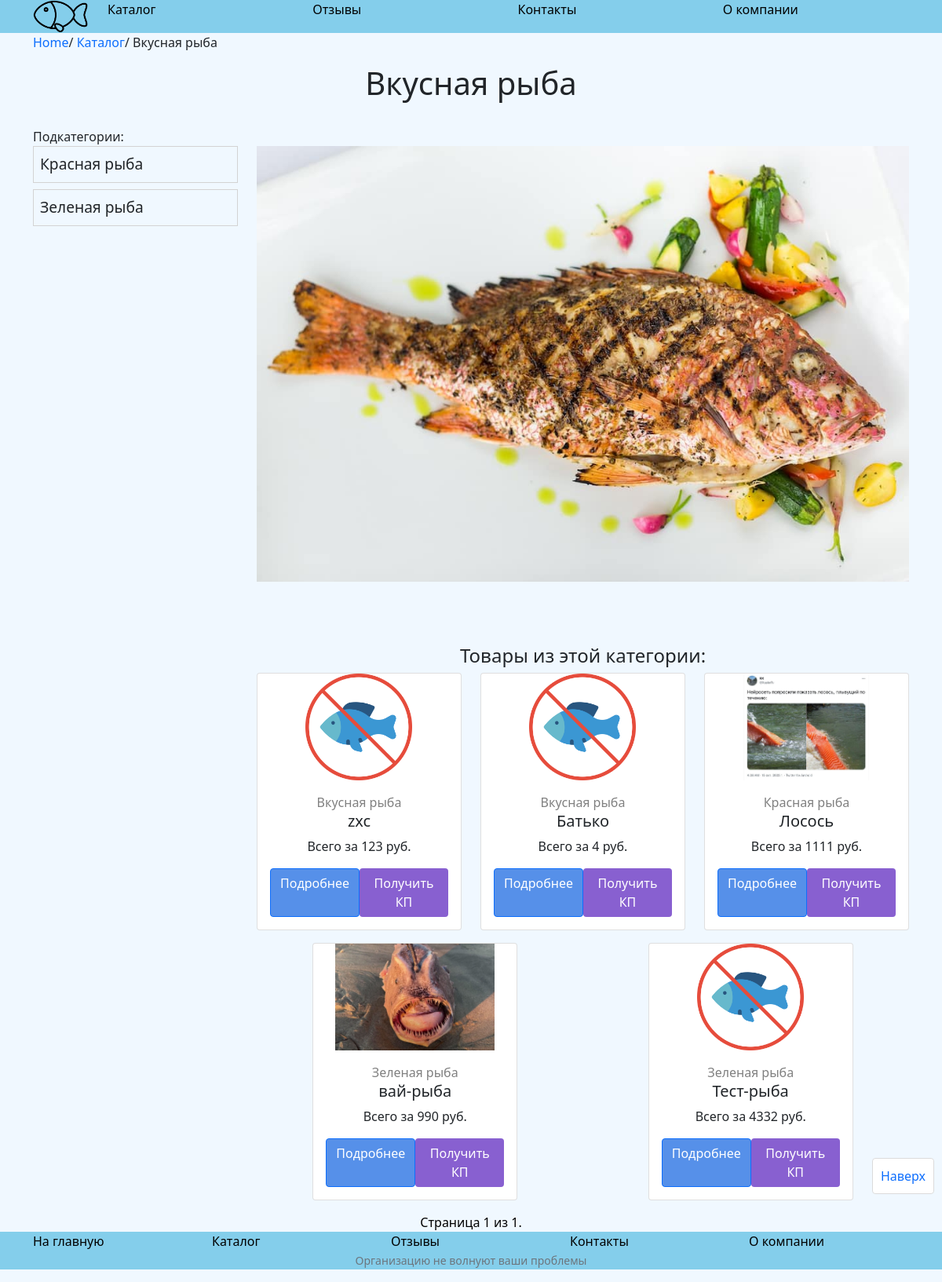
The page /catalog/vkusnaya-ryba on the database its author committed.
### catalog/models.py (models this page shows, shortened)
class Category(models.Model):
    name = models.CharField(max_length=255, help_text = "Название категории")
    slug = models.SlugField(null=False, unique=True)
    image = models.ImageField(upload_to = 'uploads/category/', null = True, blank = True,)
    parent = models.ForeignKey('self', related_name='children', on_delete=models.SET_NULL, blank=True, null=True)
    CreateDate = models.DateField(auto_now_add=True)
    UpdateDate = models.DateField(auto_now=True, null=True)
    def __str__(self):
        return self.name

class Fish(models.Model):
    name = models.CharField(max_length=255, help_text="Название рыбы")
    price = models.IntegerField(help_text="Стоимость рыбы")
    category = models.ForeignKey(Category, on_delete=models.DO_NOTHING)
    provider = models.ForeignKey(Provider, on_delete=models.DO_NOTHING, null=True)
    active = models.BooleanField(default=0)
    slug = models.SlugField(null=False, unique=True)
    image = models.ImageField(upload_to = 'uploads/%Y/%m/%d/', null = True, blank = True,)
    attributes = models.ManyToManyField(Attribute, through='FilterInfo', related_name='attributes')
    CreateDate = models.DateField(auto_now_add=True)
    UpdateDate = models.DateField(auto_now=True, null=True)
    class Meta:
        ordering = ['-UpdateDate']

### catalog/views.py (the view)
# urls.py: path('<slug:slug>', views.CategoryDetailView, name = 'category_detail'),
def CategoryDetailView (request,slug):
    if request.method == 'POST':
        form = CallbackForm(request.POST)
        if form.is_valid():
            a = Callback_request(
                name = form.cleaned_data["name"],
                phone = form.cleaned_data["phone"],
                email = form.cleaned_data["email"],
                text = form.cleaned_data["text"],
            )
            a.save()
            return HttpResponseRedirect('/nice/')
    else:
        form = CallbackForm()
    try:
        cat = Category.objects.get(slug=slug)
        children = Category.objects.filter(parent = cat.id)
        fishies = Fish.objects.filter(category = cat.id)
        for child in children:
            fishies |= Fish.objects.filter(category = child.id)
        paginator = Paginator(fishies,12)
        page_number = request.GET.get('page')
        page_obj = paginator.get_page(page_number)
    except Category.DoesNotExist:
        raise Http404()
    return render (request,'category_detail.html', {'cat':cat, 'fishies':page_obj, 'children':children, 'form':form})

### catalog/templates/category_detail.html (shortened to what this page needs)
{% extends "base.html" %}
{% block breadcrumbs %}
<ul class="breadcrumb">
  <div class="container">
    <div class="row">
      <div class="col"><a href="/">Home</a>/
        <a href="{% url 'catalog' %}">Каталог</a>/
        {{cat.name}}
      </div>
    </div>
  </div>
</ul>
{% endblock %}
{% block content %}
{% load static %}
<h1 style="margin-bottom: 2rem; text-align:center">{{ cat.name }}</h1>
<div class="section">
  <div class="container">
    <div class="row">
      {% if children %}
      <div>Подкатегории:</div>
      {% endif %}
      <div class="col-3">
        {% include "includes/category_list.html" with categories=children %}
      </div>
      <div class="col">
        {% if cat.image %}
        <div class="col cat_img"><img class="img-fluid" src="/{{ cat.image }}"></div>
        {% else %}
        <div class="col cat_img"><img class="img-fluid" src="{% static 'fish_placeholder.png' %}"
            alt="зачеркнутая рыба"></div>
        {% endif %}
        <h4 style="text-align: center;">Товары из этой категории:</h4>
        <div class="row">
          {% static 'fish_placeholder.png' as empty_image %}
          {% include "includes/product_list.html" with fishies=fishies empty_image=empty_image %}
        </div>
      </div>
    </div>
  </div>
</div>
{% endblock %}
{% block pagination %}
{% include "includes/pagination/fish_cards.html" with fishies=fishies %}
{% endblock %}

### catalog/templates/includes/category_list.html
<div class="col category-list">
  {% if categories %}
  {% for category in categories %}
  <a href="/catalog/{{category.slug}}">
    <div class="col">
      {{category.name}}
    </div>
  </a>
  {% endfor %}
  {% endif %}
</div>

### catalog/templates/includes/product_list.html (shortened to what this page needs)
{% for fish in fishies %}
<div class="col-4">
    <div class="card">
        {% if fish.image %}
        <a href="/catalog/fish/{{ fish.slug }}">
            <img class="img-fluid" src="/{{fish.image}}" alt="sample text">
        </a>
        {% else %}
        <a href="/catalog/fish/{{ fish.slug }}">
            <img class="img-fluid" src="{{empty_image}}" alt="sample text">
        </a>
        {% endif %}
        <div class="card-body">
            <div>
                <p class="card-category">{{ fish.category }}</p>
                <h5 class="card-title">{{ fish.name }}</h5>
            </div>
            <p class="card-text">Всего за {{ fish.price }} руб.</p>
            <div class="card-buttons">
                <a href="/catalog/fish/{{ fish.slug }}" class="btn btn-primary">Подробнее</a>
                <button type="button" class="btn btn-commers" data-bs-toggle="modal" data-bs-target="#Callback">
                    Получить КП
                </button>
            </div>
        </div>
    </div>
</div>
{% endfor %}

### css/style.css (style rules this page uses)
body { background-color: aliceblue; }
.breadcrumb a { text-decoration: none; }
div { margin: auto; }
.card { background-color: white; margin-bottom: 1rem; text-align: center; }
.card .img-fluid { max-width: 203px; max-height: 136px; }
.card-category { color: gray; margin-bottom: 0; }
.card-buttons { display: flex; justify-content: space-between; }
.category-list .col { margin-bottom: 0.5rem; border: lightgray solid 1px; padding: 0.5rem; transition: 0.3s; }
.category-list a { color: inherit; text-decoration: none; font-size: larger; }
.btn-commers { background-color: #8860d0; color: white }
.btn-primary { background-color: #5690E9; }
.cat_img { text-align: center; margin-bottom: 5rem; }

### rows shown on the page
Category: name "Вкусная рыба", image (picture)
Category: name "Красная рыба"
Category: name "Зеленая рыба"
Fish: category "Вкусная рыба", name "zxc", price "123"
Fish: category "Вкусная рыба", name "Батько", price "4"
Fish: image (picture), category "Красная рыба", name "Лосось", price "1111"
Fish: image (picture), category "Зеленая рыба", name "вай-рыба", price "990"
Fish: category "Зеленая рыба", name "Тест-рыба", price "4332"

### other values the page prints
{{ fishies.number }} "1"
{{ fishies.paginator.num_pages }} "1"
